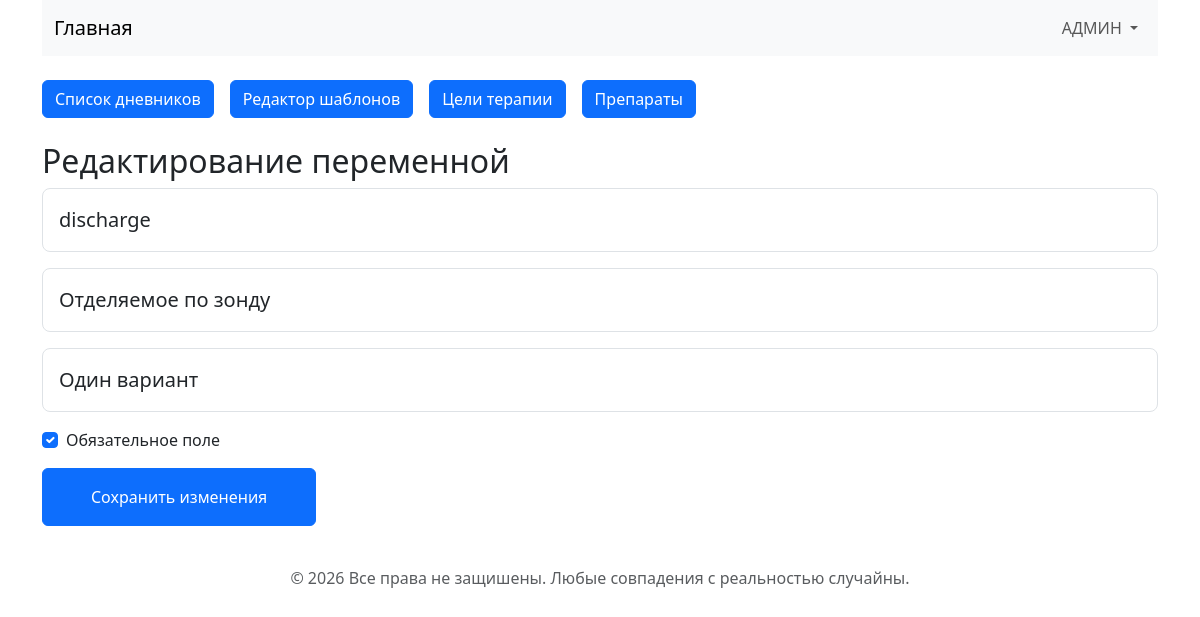
The page /categories/edit_variable/24 (signed in) on the database as committed earlier.
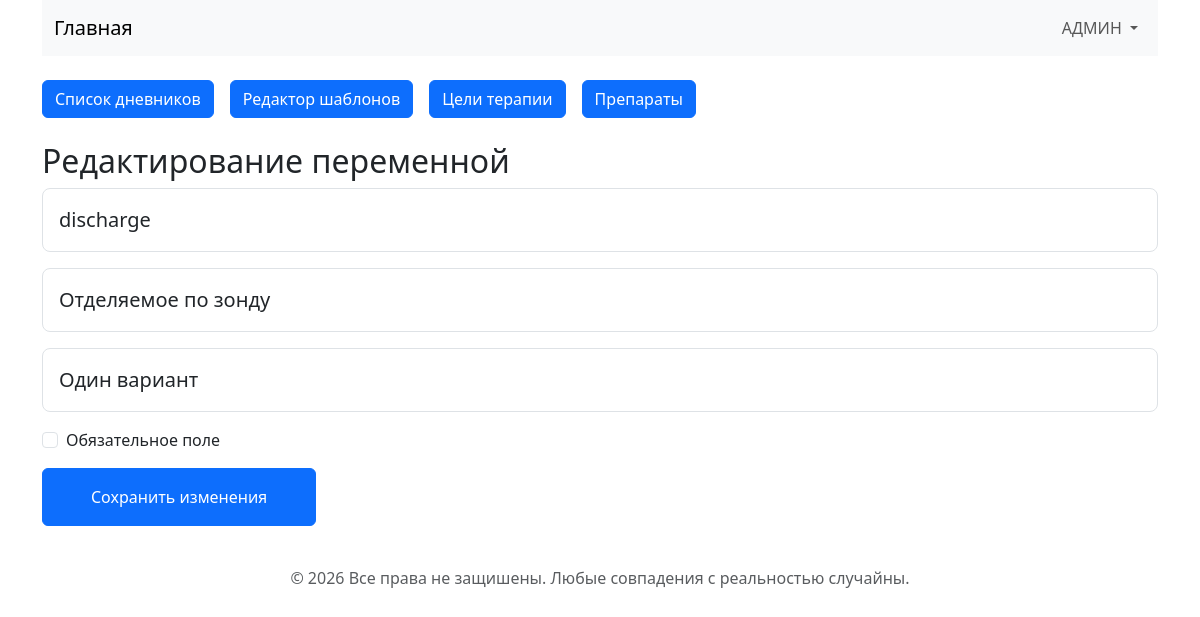
The same page on the database as committed later.
### app.py (models this page shows)
class TemplateVariable(db.Model):
    __tablename__ = "template_variable"
    id = db.Column(db.Integer, primary_key=True)
    category_id = db.Column(
        db.Integer,
        db.ForeignKey("category.id"),
        nullable=False,
    )
    name = db.Column(db.String(100), nullable=False, unique=False)
    label = db.Column(db.String(150), nullable=False)
    field_type = db.Column(db.String(30), nullable=False)
    required = db.Column(db.Boolean, default=False, nullable=False)
    options = db.relationship(
        "VariableOption",
        backref="variable",
        cascade="all, delete-orphan",
    )
    __table_args__ = (
        db.UniqueConstraint(
            "category_id",
            "name",
            name="unique_category_variable",
        ),
    )

### app.py (the view, shortened to what this page needs)
@app.route("/categories/edit_variable/<int:variable_id>", methods=["GET", "POST"])
@login_required
def edit_variable(variable_id):
    variable = TemplateVariable.query.get_or_404(variable_id)
    form = TemplateVariableForm(obj=variable)
    return render_template(
        "add_variable.html",
        form=form,
        variable=variable,
    )

### app.py
class TemplateVariableForm(FlaskForm):
    name = StringField(
        "Техническое имя",
        validators=[DataRequired()],
    )
    label = StringField(
        "Название поля",
        validators=[DataRequired()],
    )
    field_type = SelectField(
        "Тип поля",
        choices=[
            ("select", "Один вариант"),
            ("multiselect", "Несколько вариантов"),
            ("text", "Текст"),
            ("number", "Число"),
            ("date", "Дата"),
        ],
    )
    required = BooleanField("Обязательное поле")
    submit = SubmitField("Сохранить")

### app.py (called while the page is built)
@login_manager.user_loader
def load_user(user_id):
    return db.session.get(User, int(user_id))

### templates/add_variable.html (shortened to what this page needs)
{% extends "base.html" %}
{% block content %}
<div class="container">
  {% if 'edit' in request.path %}
    <h2>Редактирование переменной</h2>
  {% else %}
    <h2>Добавление переменной</h2>
  {% endif %}
  <form method="POST">
    {{ form.name(class="form-control form-control-lg py-3 mb-3", placeholder=form.name.label.text) }}
    {{ form.label(class="form-control form-control-lg py-3 mb-3", placeholder=form.label.label.text) }}
    {{ form.field_type(class="form-control form-control-lg py-3 mb-3", placeholder=form.field_type.label.text) }}
    <div class="form-check mb-3">
    {{ form.required(class="form-check-input") }}
    {{ form.required.label(class="form-check-label") }}
    </div>
    {% if 'edit' in request.path %}
    {{ form.submit(class="btn btn-primary px-5 py-3", value="Сохранить изменения") }}
    {% else %}
    {{ form.submit(class="btn btn-primary px-5 py-3", value="Добавить переменную") }}
    {% endif %}
  </form>
</div>
{% endblock content %}

Rows that differ between the two databases and show on the page:
changed TemplateVariable "discharge": required "☑" → "☐"
